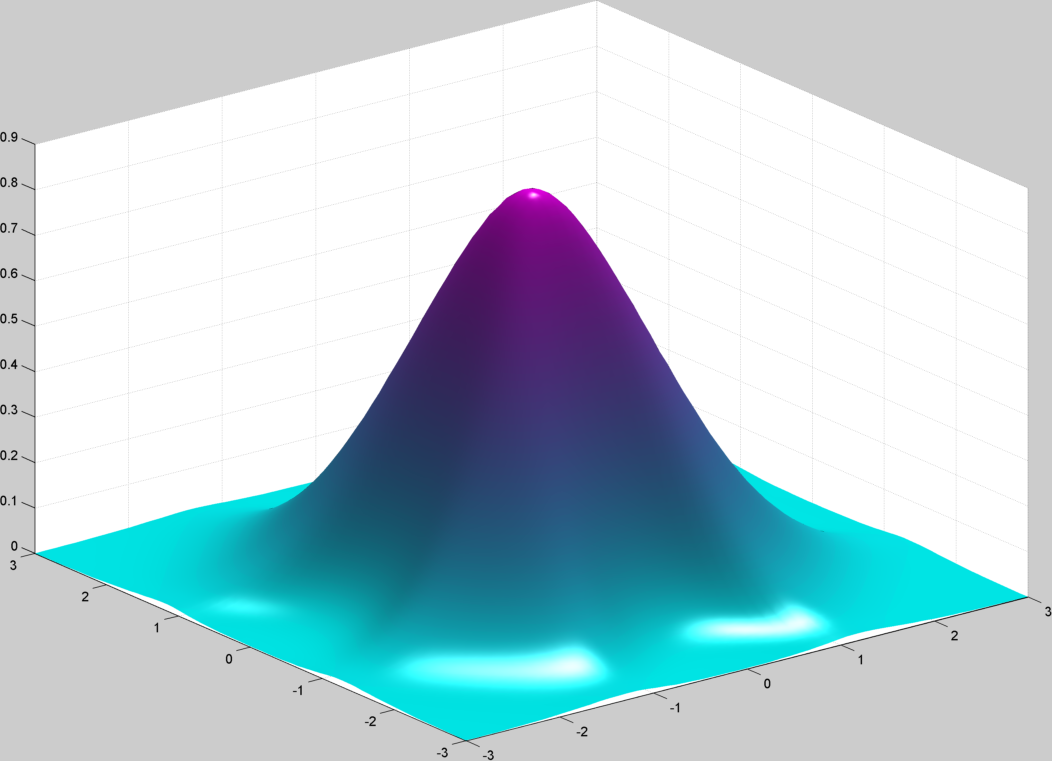
%> input picture variousUsefull_ME/vecsurf_example.png, 1052 x 761 px
$ octave --eval "result = BlackAndWhiteFocus;"   (GNU Octave 9; MATLAB toolbox functions it lacks are replaced by stand-ins)
%> lines starting %> are read from the running program, lines starting %| are printed output that depends on the picture; in (x1, y1, x2, y2) boxes, pixels count from 0 and x2, y2 are one past the last pixel; in counts of white or black regions, pixels touching at a corner belong together; the program's own positions count from 1
function  NewImage = BlackAndWhiteFocus(varargin)

[imagename,imagepath,~] = uigetfile({'*.jpg;*.tif;*.png;*.gif','All Image Files';...
    '*.*','All Files' },'Pick file for Lift Coefficient:');
%> the answer given: vecsurf_example.png
Image = imread(imagename);
%> Image is the input picture: size 761x1052x3 uint8; mean R, G, B 179.9, 205.3, 213.6


figure
subplot(1,2,1)
imshow(Image)
title('Original image')
if isa(Image,'uint8');
    NewImage = rgb2gray(Image);
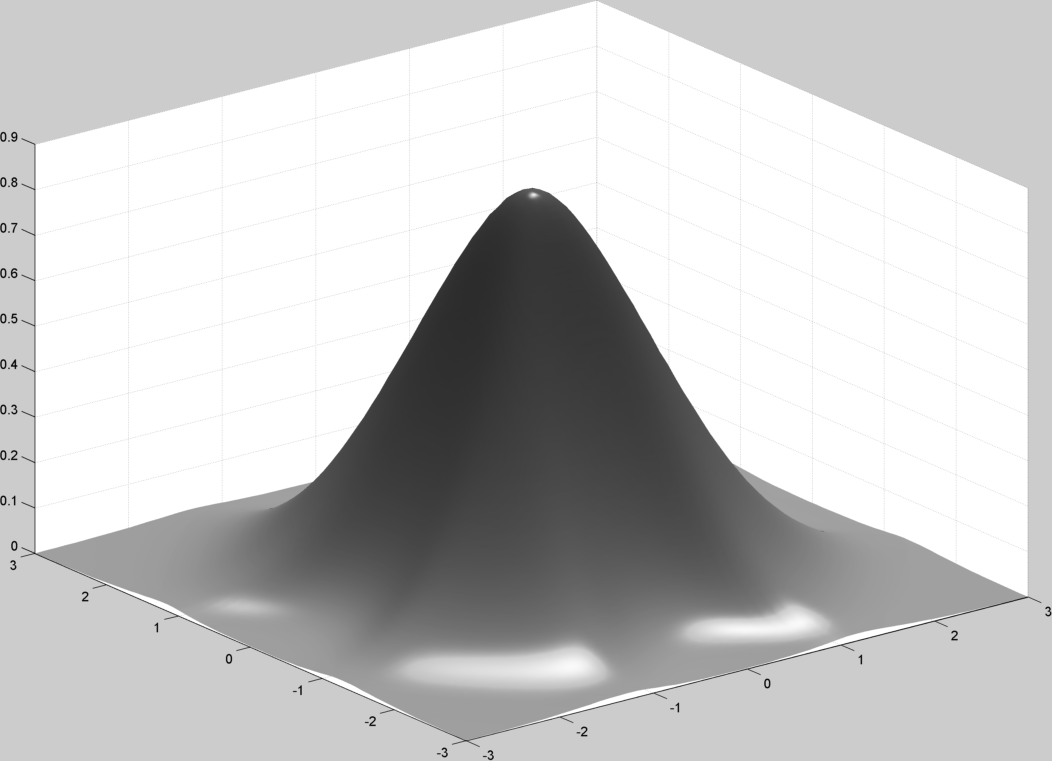
%> NewImage: size 761x1052 uint8; min 3, max 255, mean 198.7
%     [trial,trial2] = voronoiSkel(NewImage);
    if nargin==0
        level = graythresh(NewImage);
%> level = 0.651
    else
        if varargin{1}>1 || varargin{1}<0
            level = graythresh(NewImage);
            warning('level value is between 0 and 1.Graythresh was used for level as default')
        else
            level = varargin{1};
        end
    end
    NewImage = im2bw(NewImage,level);
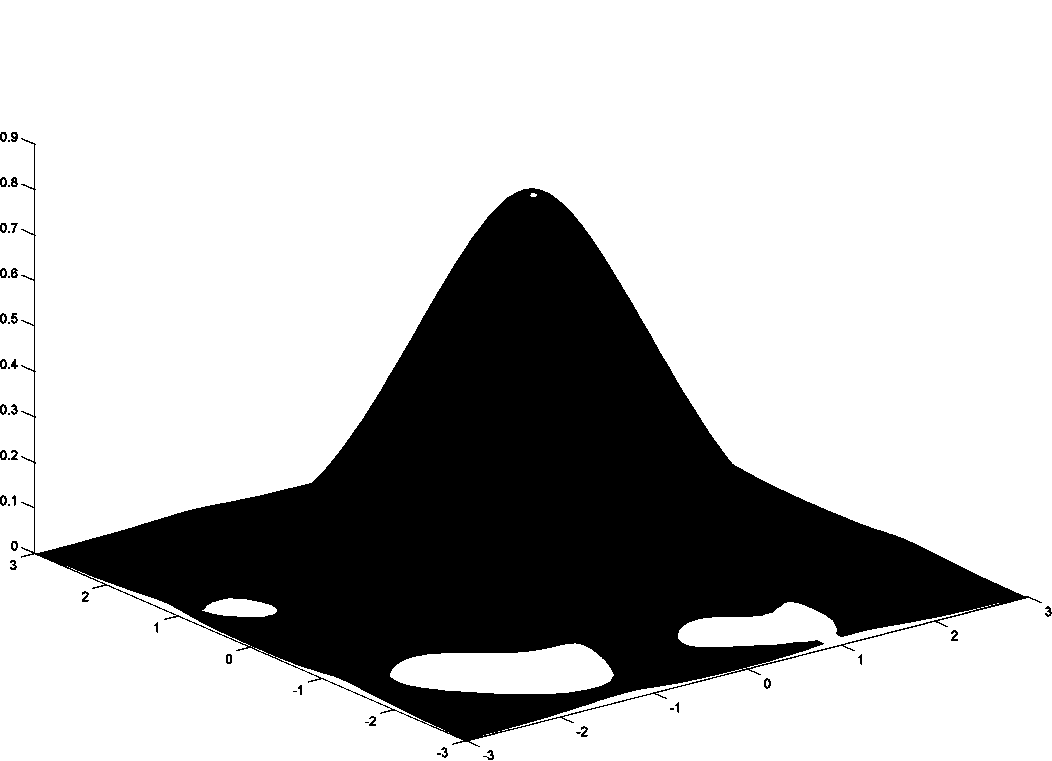
%> NewImage: size 761x1052 logical; 74% white; 48 black regions (14 under 20 px), largest, box (x1, y1, x2, y2) and area: (21, 138, 1042, 747) 206370, (11, 132, 18, 142) 51, (11, 177, 18, 187) 49
    NewImage = im2uint8(NewImage);
    subplot(1,2,2)
    imshow(NewImage);
    title('Reproducted image')
    if nargin==2
        if varargin{2}==1
            imwrite(NewImage,[imagepath,'New_',imagename]);
        else
            warning('to print the result the second input should be set at 1')
        end
    else
        warning('to print the result the second input should be set at 1')
    end
else
    warning('Not impliment yet for this type of format')
    NewImage = 0;
end
